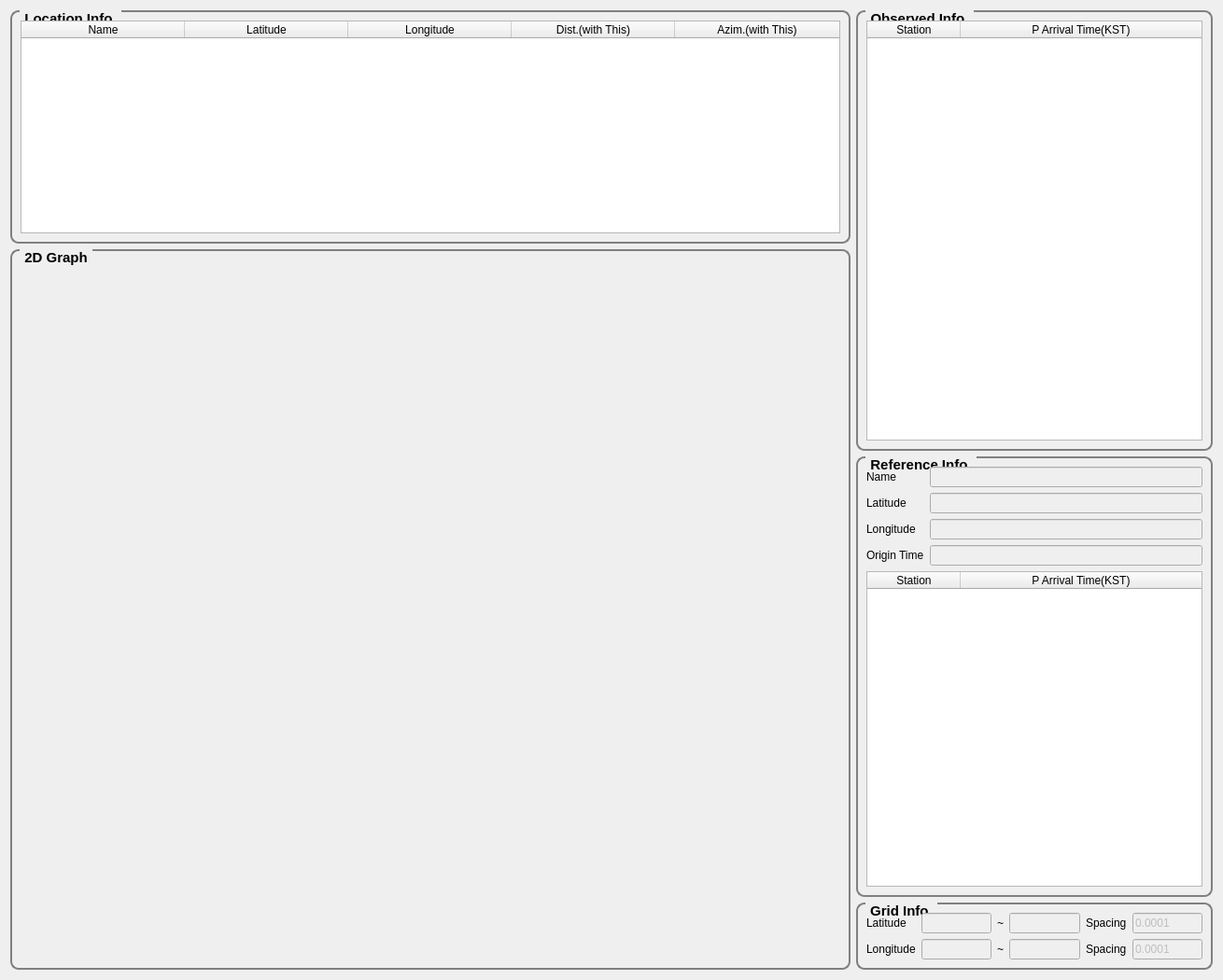
<?xml version="1.0" encoding="UTF-8"?>
<ui version="4.0">
 <class>LocGraph</class>
 <widget class="QDialog" name="LocGraph">
  <property name="geometry">
   <rect>
    <x>0</x>
    <y>0</y>
    <width>1310</width>
    <height>1050</height>
   </rect>
  </property>
  <property name="windowTitle">
   <string>Location Viewer (Realtime)</string>
  </property>
  <layout class="QHBoxLayout" name="horizontalLayout">
   <item>
    <layout class="QVBoxLayout" name="verticalLayout">
     <item>
      <widget class="QGroupBox" name="groupBox">
       <property name="minimumSize">
        <size>
         <width>0</width>
         <height>250</height>
        </size>
       </property>
       <property name="maximumSize">
        <size>
         <width>16777215</width>
         <height>250</height>
        </size>
       </property>
       <property name="font">
        <font>
         <pointsize>11</pointsize>
         <weight>75</weight>
         <bold>true</bold>
        </font>
       </property>
       <property name="styleSheet">
        <string notr="true">QGroupBox { 
	border: 2px solid gray; 
	border-radius: 9px; 
	margin-top: 0.5em
}

QGroupBox::title {
	subcontrol-origin: margin;
	left: 10px;
	padding: 0 3px 0 3px;
}</string>
       </property>
       <property name="title">
        <string>Location Info.</string>
       </property>
       <layout class="QHBoxLayout" name="horizontalLayout_2">
        <item>
         <widget class="QTableWidget" name="locTable">
          <attribute name="horizontalHeaderDefaultSectionSize">
           <number>175</number>
          </attribute>
          <attribute name="horizontalHeaderStretchLastSection">
           <bool>true</bool>
          </attribute>
          <attribute name="verticalHeaderVisible">
           <bool>false</bool>
          </attribute>
          <attribute name="verticalHeaderStretchLastSection">
           <bool>false</bool>
          </attribute>
          <column>
           <property name="text">
            <string>Name</string>
           </property>
          </column>
          <column>
           <property name="text">
            <string>Latitude</string>
           </property>
          </column>
          <column>
           <property name="text">
            <string>Longitude</string>
           </property>
          </column>
          <column>
           <property name="text">
            <string>Dist.(with This)</string>
           </property>
          </column>
          <column>
           <property name="text">
            <string>Azim.(with This)</string>
           </property>
          </column>
         </widget>
        </item>
       </layout>
      </widget>
     </item>
     <item>
      <widget class="QGroupBox" name="groupBox_2">
       <property name="minimumSize">
        <size>
         <width>900</width>
         <height>740</height>
        </size>
       </property>
       <property name="font">
        <font>
         <pointsize>11</pointsize>
         <weight>75</weight>
         <bold>true</bold>
        </font>
       </property>
       <property name="styleSheet">
        <string notr="true">QGroupBox { 
	border: 2px solid gray; 
	border-radius: 9px; 
	margin-top: 0.5em
}

QGroupBox::title {
	subcontrol-origin: margin;
	left: 10px;
	padding: 0 3px 0 3px;
}</string>
       </property>
       <property name="title">
        <string>2D Graph</string>
       </property>
       <layout class="QVBoxLayout" name="verticalLayout_5">
        <item>
         <widget class="QCustomPlot" name="customplot" native="true"/>
        </item>
       </layout>
      </widget>
     </item>
    </layout>
   </item>
   <item>
    <layout class="QVBoxLayout" name="verticalLayout_2">
     <item>
      <widget class="QGroupBox" name="groupBox_3">
       <property name="minimumSize">
        <size>
         <width>380</width>
         <height>0</height>
        </size>
       </property>
       <property name="font">
        <font>
         <pointsize>11</pointsize>
         <weight>75</weight>
         <bold>true</bold>
        </font>
       </property>
       <property name="styleSheet">
        <string notr="true">QGroupBox { 
	border: 2px solid gray; 
	border-radius: 9px; 
	margin-top: 0.5em
}

QGroupBox::title {
	subcontrol-origin: margin;
	left: 10px;
	padding: 0 3px 0 3px;
}</string>
       </property>
       <property name="title">
        <string>Observed Info.</string>
       </property>
       <layout class="QVBoxLayout" name="verticalLayout_3">
        <item>
         <widget class="QTableWidget" name="obTable">
          <attribute name="horizontalHeaderDefaultSectionSize">
           <number>100</number>
          </attribute>
          <attribute name="horizontalHeaderStretchLastSection">
           <bool>true</bool>
          </attribute>
          <column>
           <property name="text">
            <string>Station</string>
           </property>
          </column>
          <column>
           <property name="text">
            <string>P Arrival Time(KST)</string>
           </property>
          </column>
         </widget>
        </item>
       </layout>
      </widget>
     </item>
     <item>
      <widget class="QGroupBox" name="groupBox_4">
       <property name="minimumSize">
        <size>
         <width>300</width>
         <height>0</height>
        </size>
       </property>
       <property name="font">
        <font>
         <pointsize>11</pointsize>
         <weight>75</weight>
         <bold>true</bold>
        </font>
       </property>
       <property name="styleSheet">
        <string notr="true">QGroupBox { 
	border: 2px solid gray; 
	border-radius: 9px; 
	margin-top: 0.5em
}

QGroupBox::title {
	subcontrol-origin: margin;
	left: 10px;
	padding: 0 3px 0 3px;
}</string>
       </property>
       <property name="title">
        <string>Reference Info.</string>
       </property>
       <layout class="QVBoxLayout" name="verticalLayout_4">
        <item>
         <layout class="QGridLayout" name="gridLayout_2">
          <item row="0" column="0">
           <widget class="QLabel" name="label_7">
            <property name="text">
             <string>Name</string>
            </property>
           </widget>
          </item>
          <item row="2" column="1">
           <widget class="QLineEdit" name="refLon">
            <property name="enabled">
             <bool>false</bool>
            </property>
           </widget>
          </item>
          <item row="1" column="0">
           <widget class="QLabel" name="label_8">
            <property name="text">
             <string>Latitude</string>
            </property>
           </widget>
          </item>
          <item row="2" column="0">
           <widget class="QLabel" name="label_9">
            <property name="text">
             <string>Longitude</string>
            </property>
           </widget>
          </item>
          <item row="3" column="1">
           <widget class="QLineEdit" name="refOT">
            <property name="enabled">
             <bool>false</bool>
            </property>
           </widget>
          </item>
          <item row="1" column="1">
           <widget class="QLineEdit" name="refLat">
            <property name="enabled">
             <bool>false</bool>
            </property>
           </widget>
          </item>
          <item row="0" column="1">
           <widget class="QLineEdit" name="refName">
            <property name="enabled">
             <bool>false</bool>
            </property>
           </widget>
          </item>
          <item row="3" column="0">
           <widget class="QLabel" name="label_10">
            <property name="text">
             <string>Origin Time</string>
            </property>
           </widget>
          </item>
         </layout>
        </item>
        <item>
         <widget class="QTableWidget" name="refTable">
          <property name="maximumSize">
           <size>
            <width>16777215</width>
            <height>16777215</height>
           </size>
          </property>
          <attribute name="horizontalHeaderStretchLastSection">
           <bool>true</bool>
          </attribute>
          <column>
           <property name="text">
            <string>Station</string>
           </property>
          </column>
          <column>
           <property name="text">
            <string>P Arrival Time(KST)</string>
           </property>
          </column>
         </widget>
        </item>
       </layout>
      </widget>
     </item>
     <item>
      <widget class="QGroupBox" name="groupBox_5">
       <property name="minimumSize">
        <size>
         <width>380</width>
         <height>0</height>
        </size>
       </property>
       <property name="font">
        <font>
         <pointsize>11</pointsize>
         <weight>75</weight>
         <bold>true</bold>
        </font>
       </property>
       <property name="styleSheet">
        <string notr="true">QGroupBox { 
	border: 2px solid gray; 
	border-radius: 9px; 
	margin-top: 0.5em
}

QGroupBox::title {
	subcontrol-origin: margin;
	left: 10px;
	padding: 0 3px 0 3px;
}</string>
       </property>
       <property name="title">
        <string>Grid Info.</string>
       </property>
       <layout class="QGridLayout" name="gridLayout">
        <item row="0" column="1">
         <widget class="QLineEdit" name="gridLatB">
          <property name="enabled">
           <bool>false</bool>
          </property>
         </widget>
        </item>
        <item row="1" column="2">
         <widget class="QLabel" name="label_5">
          <property name="text">
           <string>~</string>
          </property>
         </widget>
        </item>
        <item row="1" column="1">
         <widget class="QLineEdit" name="gridLonB">
          <property name="enabled">
           <bool>false</bool>
          </property>
         </widget>
        </item>
        <item row="1" column="3">
         <widget class="QLineEdit" name="gridLonE">
          <property name="enabled">
           <bool>false</bool>
          </property>
         </widget>
        </item>
        <item row="1" column="5">
         <widget class="QLineEdit" name="lineEdit_6">
          <property name="enabled">
           <bool>false</bool>
          </property>
          <property name="text">
           <string>0.0001</string>
          </property>
         </widget>
        </item>
        <item row="1" column="4">
         <widget class="QLabel" name="label_6">
          <property name="text">
           <string>Spacing</string>
          </property>
         </widget>
        </item>
        <item row="0" column="2">
         <widget class="QLabel" name="label_2">
          <property name="text">
           <string>~</string>
          </property>
         </widget>
        </item>
        <item row="1" column="0">
         <widget class="QLabel" name="label_4">
          <property name="text">
           <string>Longitude</string>
          </property>
         </widget>
        </item>
        <item row="0" column="0">
         <widget class="QLabel" name="label">
          <property name="text">
           <string>Latitude</string>
          </property>
         </widget>
        </item>
        <item row="0" column="3">
         <widget class="QLineEdit" name="gridLatE">
          <property name="enabled">
           <bool>false</bool>
          </property>
         </widget>
        </item>
        <item row="0" column="4">
         <widget class="QLabel" name="label_3">
          <property name="text">
           <string>Spacing</string>
          </property>
         </widget>
        </item>
        <item row="0" column="5">
         <widget class="QLineEdit" name="lineEdit_3">
          <property name="enabled">
           <bool>false</bool>
          </property>
          <property name="text">
           <string>0.0001</string>
          </property>
         </widget>
        </item>
       </layout>
      </widget>
     </item>
    </layout>
   </item>
  </layout>
 </widget>
 <customwidgets>
  <customwidget>
   <class>QCustomPlot</class>
   <extends>QWidget</extends>
   <header>qcustomplot.h</header>
   <container>1</container>
  </customwidget>
 </customwidgets>
 <resources/>
 <connections/>
</ui>
